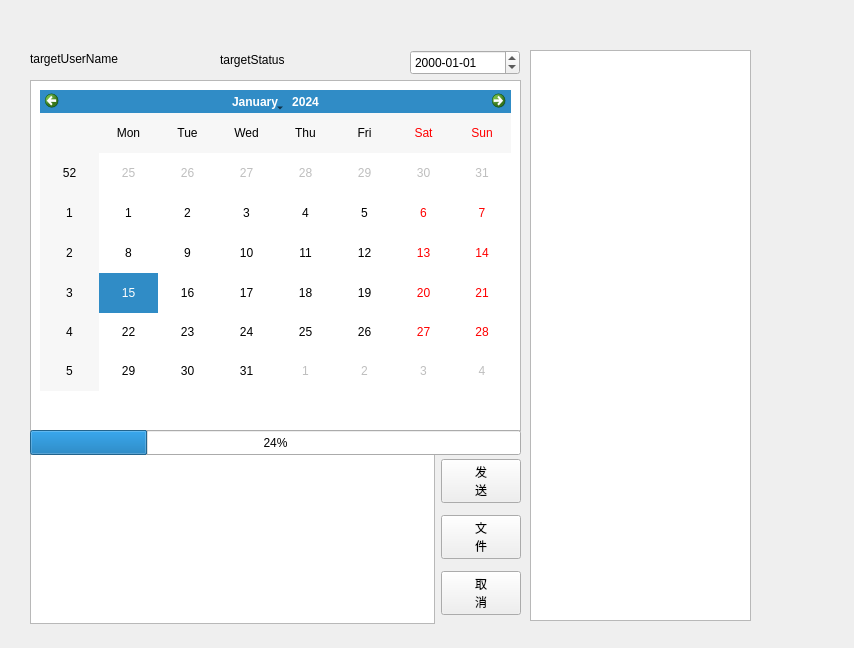
<?xml version="1.0" encoding="UTF-8"?>
<ui version="4.0">
 <class>liaotianWin</class>
 <widget class="QWidget" name="liaotianWin">
  <property name="enabled">
   <bool>true</bool>
  </property>
  <property name="geometry">
   <rect>
    <x>0</x>
    <y>0</y>
    <width>854</width>
    <height>648</height>
   </rect>
  </property>
  <property name="windowTitle">
   <string>Form</string>
  </property>
  <property name="autoFillBackground">
   <bool>true</bool>
  </property>
  <widget class="QTextBrowser" name="liaotianInfo">
   <property name="geometry">
    <rect>
     <x>30</x>
     <y>80</y>
     <width>491</width>
     <height>351</height>
    </rect>
   </property>
  </widget>
  <widget class="QLabel" name="targetName">
   <property name="geometry">
    <rect>
     <x>30</x>
     <y>50</y>
     <width>121</width>
     <height>17</height>
    </rect>
   </property>
   <property name="text">
    <string>targetUserName</string>
   </property>
  </widget>
  <widget class="QLabel" name="targetStatus">
   <property name="geometry">
    <rect>
     <x>220</x>
     <y>50</y>
     <width>231</width>
     <height>20</height>
    </rect>
   </property>
   <property name="text">
    <string>targetStatus</string>
   </property>
  </widget>
  <widget class="QDateEdit" name="dateEdit">
   <property name="geometry">
    <rect>
     <x>410</x>
     <y>50</y>
     <width>110</width>
     <height>25</height>
    </rect>
   </property>
   <property name="displayFormat">
    <string>yyyy-MM-dd</string>
   </property>
  </widget>
  <widget class="QWidget" name="layoutWidget">
   <property name="geometry">
    <rect>
     <x>30</x>
     <y>453</y>
     <width>491</width>
     <height>171</height>
    </rect>
   </property>
   <layout class="QHBoxLayout" name="horizontalLayout">
    <item>
     <widget class="QTextEdit" name="sendmsg"/>
    </item>
    <item>
     <layout class="QVBoxLayout" name="verticalLayout">
      <item>
       <widget class="QPushButton" name="send">
        <property name="text">
         <string>发
送</string>
        </property>
       </widget>
      </item>
      <item>
       <widget class="QPushButton" name="sendFile">
        <property name="text">
         <string>文
件</string>
        </property>
       </widget>
      </item>
      <item>
       <widget class="QPushButton" name="cancel">
        <property name="text">
         <string>取
消</string>
        </property>
       </widget>
      </item>
     </layout>
    </item>
   </layout>
  </widget>
  <widget class="QCalendarWidget" name="calendarWidget">
   <property name="geometry">
    <rect>
     <x>40</x>
     <y>90</y>
     <width>471</width>
     <height>301</height>
    </rect>
   </property>
  </widget>
  <widget class="QTableView" name="QMediaPlayer">
   <property name="geometry">
    <rect>
     <x>530</x>
     <y>50</y>
     <width>221</width>
     <height>571</height>
    </rect>
   </property>
  </widget>
  <widget class="QProgressBar" name="progressBar">
   <property name="geometry">
    <rect>
     <x>30</x>
     <y>430</y>
     <width>491</width>
     <height>25</height>
    </rect>
   </property>
   <property name="value">
    <number>24</number>
   </property>
  </widget>
 </widget>
 <resources/>
 <connections/>
</ui>
